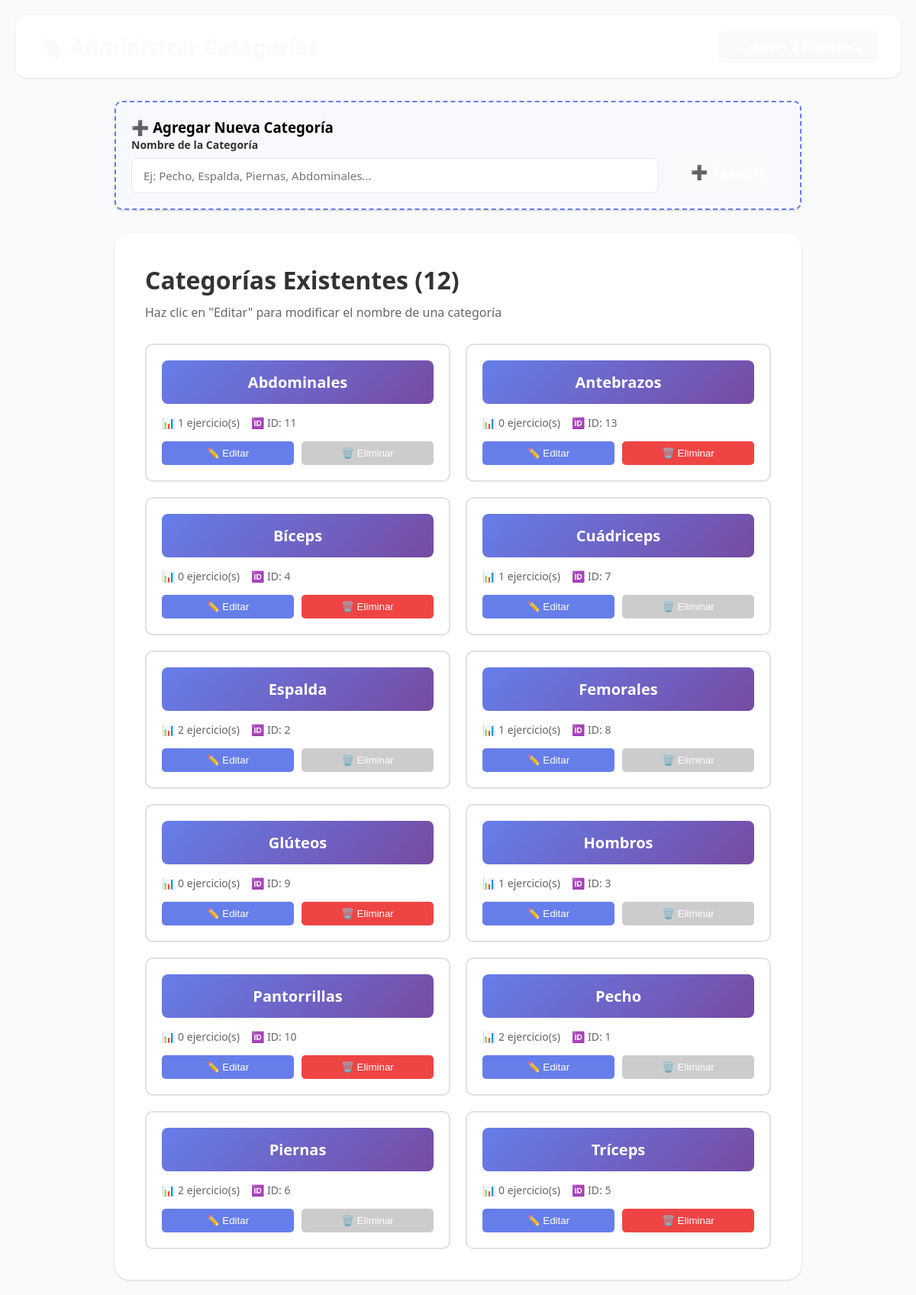
The app's page /admin_categorias.php (signed in) with its own data.
### tables this page shows
CREATE TABLE `categorias_ejercicios` (
  `id` int(11) NOT NULL,
  `nombre` varchar(50) NOT NULL,
  `icono` varchar(10) DEFAULT NULL COMMENT 'Emoji del grupo muscular'
);

### admin_categorias.php (the view, shortened to what this page needs)
<?php
$conn = getConnection();
$categorias = $conn->query("
    SELECT c.*, COUNT(b.id) as ejercicios_count
    FROM categorias_ejercicios c
    LEFT JOIN biblioteca_ejercicios b ON c.id = b.categoria_id
    GROUP BY c.id
    ORDER BY c.nombre
")->fetch_all(MYSQLI_ASSOC);
?>
<!DOCTYPE html>
<html lang="es">
<head>
    <link rel="stylesheet" href="styles.css">
    <link rel="stylesheet" href="notifications.css">
</head>
<body>
    <div class="navbar">
        <h1>🏷️ Administrar Categorías</h1>
        <a href="biblioteca_ejercicios.php" class="btn-volver">← Volver a Biblioteca</a>
    </div>
    <div class="container">
        <div class="card form-agregar-categoria">
            <h3>➕ Agregar Nueva Categoría</h3>
            <form method="POST" action="" id="formAgregar">
                <div style="display: grid; grid-template-columns: 1fr 150px; gap: 15px; align-items: end;">
                    <div class="form-group" style="margin: 0;">
                        <label for="nombre_nuevo">Nombre de la Categoría</label>
                        <input type="text" id="nombre_nuevo" name="nombre"
                               placeholder="Ej: Pecho, Espalda, Piernas, Abdominales..." required>
                    </div>
                    <button type="submit" class="btn-primary">
                        ➕ Agregar
                    </button>
                </div>
            </form>
        </div>
        <div class="card">
            <h2>Categorías Existentes (<?php echo count($categorias); ?>)</h2>
            <p class="subtitle">Haz clic en "Editar" para modificar el nombre de una categoría</p>
            <div class="categorias-admin-grid">
                <?php foreach ($categorias as $cat): ?>
                    <div class="categoria-admin-card" id="cat-<?php echo $cat['id']; ?>">
                        <div class="categoria-display">
                            <div class="categoria-nombre-grande"><?php echo htmlspecialchars($cat['nombre']); ?></div>
                        </div>
                        <div class="categoria-stats">
                            <span>📊 <?php echo $cat['ejercicios_count']; ?> ejercicio(s)</span>
                            <span>🆔 ID: <?php echo $cat['id']; ?></span>
                        </div>
                        <div class="categoria-actions">
                            <button class="btn-editar-cat" onclick="editarCategoria(<?php echo $cat['id']; ?>, '<?php echo htmlspecialchars($cat['nombre'], ENT_QUOTES); ?>')">
                                ✏️ Editar
                            </button>
                            <button class="btn-eliminar-cat"
                                    onclick="eliminarCategoria(<?php echo $cat['id']; ?>, '<?php echo htmlspecialchars($cat['nombre'], ENT_QUOTES); ?>')"
                                    <?php echo $cat['ejercicios_count'] > 0 ? 'disabled title="No se puede eliminar porque tiene ejercicios asociados"' : ''; ?>>
                                🗑️ Eliminar
                            </button>
                        </div>
                    </div>
                <?php endforeach; ?>
            </div>
        </div>
    </div>
</body>
</html>

### styles.css (style rules this page uses)
* { margin: 0; padding: 0; box-sizing: border-box; }
body { font-family: 'Segoe UI', Tahoma, Geneva, Verdana, sans-serif; background: #f8fafc; min-height: 100vh; padding: 20px; }
.navbar { background: rgba(255,255,255,0.95); padding: 20px 30px; border-radius: 15px; box-shadow: 0 1px 3px rgba(0,0,0,0.1); display: flex; justify-content: space-between; align-items: center; margin-bottom: 30px; }
.navbar h1 { font-size: 28px; background: #f8fafc; -webkit-background-clip: text; -webkit-text-fill-color: transparent; background-clip: text; }
.btn-volver { background: #f8fafc; color: white; border: none; padding: 10px 20px; border-radius: 8px; text-decoration: none; transition: transform 0.2s; font-weight: bold; }
.container { max-width: 900px; margin: 0 auto; }
.card { background: white; padding: 40px; border-radius: 20px; box-shadow: 0 1px 3px rgba(0,0,0,0.1), 0 1px 2px rgba(0,0,0,0.06); }
h2 { color: #333; margin-bottom: 10px; font-size: 32px; }
.subtitle { color: #666; margin-bottom: 30px; font-size: 16px; }
.form-group { margin-bottom: 20px; }
label { display: block; margin-bottom: 8px; color: #333; font-weight: 600; font-size: 14px; }
input[type="text"], input[type="number"], input[type="url"], textarea, select { width: 100%; padding: 12px 15px; border: 1px solid #e2e8f0; border-radius: 8px; font-size: 15px; transition: all 0.3s; font-family: inherit; }
button[type="submit"] { width: 100%; padding: 16px; background: #f8fafc; color: white; border: none; border-radius: 10px; font-size: 18px; font-weight: bold; cursor: pointer; transition: all 0.3s; margin-top: 20px; }
.btn-primary { display: inline-block; padding: 12px 24px; background: #f8fafc; color: white; text-decoration: none; border-radius: 8px; font-weight: bold; transition: transform 0.2s; }

### admin_categorias.php (style rules this page uses)
.categorias-admin-grid { display: grid; grid-template-columns: repeat(auto-fill, minmax(300px, 1fr)); gap: 20px; margin-top: 20px; }
.categoria-admin-card { background: white; padding: 20px; border-radius: 10px; border: 2px solid #e0e0e0; transition: all 0.3s; }
.categoria-display { padding: 15px; background: linear-gradient(135deg, #667eea 0%, #764ba2 100%); border-radius: 8px; margin-bottom: 15px; }
.categoria-nombre-grande { font-size: 20px; font-weight: bold; color: white; text-align: center; }
.categoria-stats { display: flex; gap: 15px; margin-bottom: 15px; font-size: 14px; color: #666; }
.categoria-actions { display: flex; gap: 10px; }
.btn-editar-cat { flex: 1; padding: 8px; background: #667eea; color: white; border: none; border-radius: 5px; cursor: pointer; transition: background 0.3s; }
.btn-eliminar-cat { flex: 1; padding: 8px; background: #ef4444; color: white; border: none; border-radius: 5px; cursor: pointer; transition: background 0.3s; }
.btn-eliminar-cat:disabled { background: #ccc; cursor: not-allowed; }
.form-agregar-categoria { background: #f8f9ff; padding: 20px; border-radius: 10px; border: 2px dashed #667eea; margin-bottom: 30px; }

### records on screen
categorias_ejercicios: nombre "Abdominales", ejercicios_count "1", id "11"
categorias_ejercicios: nombre "Antebrazos", ejercicios_count "0", id "13"
categorias_ejercicios: nombre "Bíceps", ejercicios_count "0", id "4"
categorias_ejercicios: nombre "Cuádriceps", ejercicios_count "1", id "7"
categorias_ejercicios: nombre "Espalda", ejercicios_count "2", id "2"
categorias_ejercicios: nombre "Femorales", ejercicios_count "1", id "8"
categorias_ejercicios: nombre "Glúteos", ejercicios_count "0", id "9"
categorias_ejercicios: nombre "Hombros", ejercicios_count "1", id "3"
categorias_ejercicios: nombre "Pantorrillas", ejercicios_count "0", id "10"
categorias_ejercicios: nombre "Pecho", ejercicios_count "2", id "1"
categorias_ejercicios: nombre "Piernas", ejercicios_count "2", id "6"
categorias_ejercicios: nombre "Tríceps", ejercicios_count "0", id "5"

### other values on screen
count($categorias) "12"
